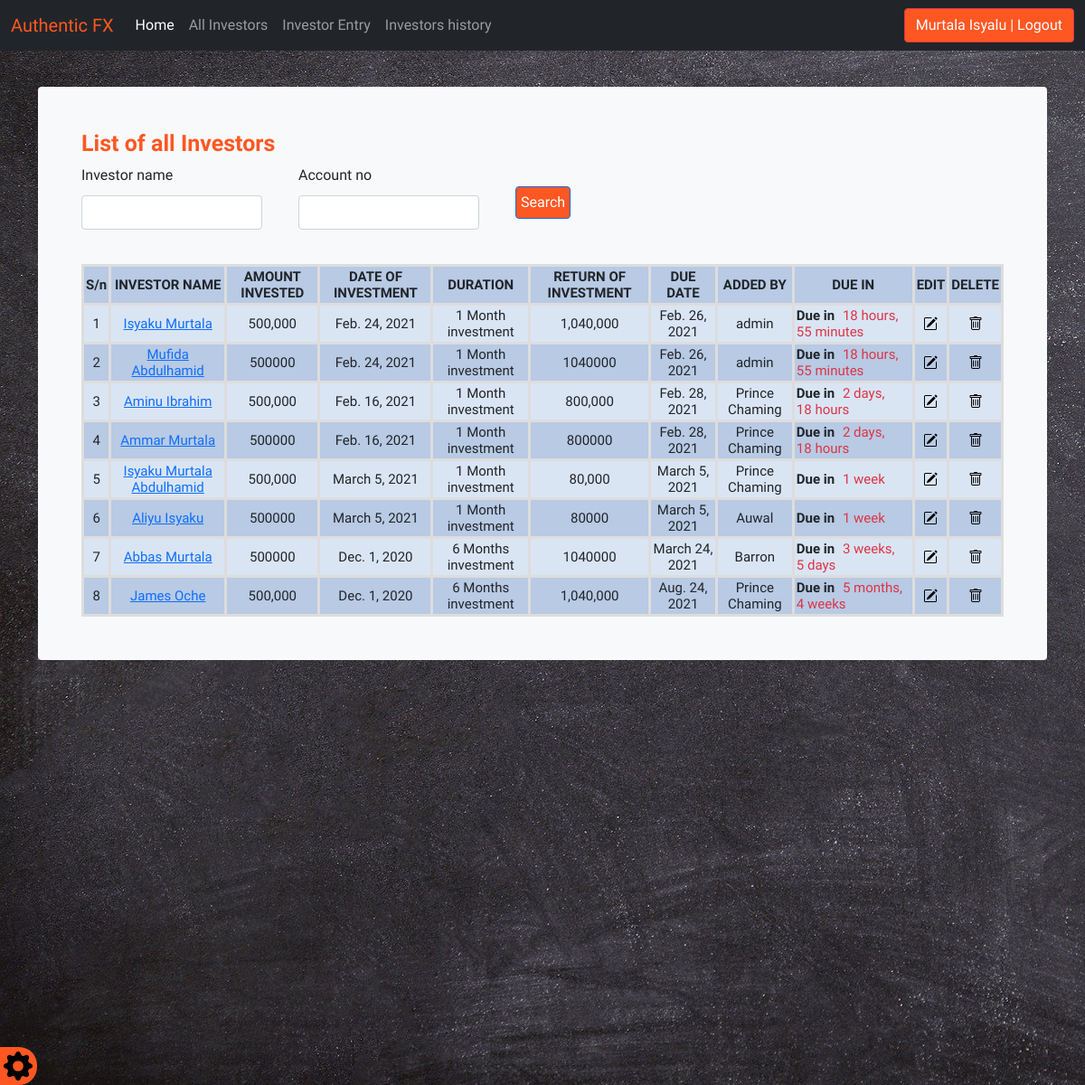
Page /investors_list/ (signed in) on the committed database.
### authentic_fx/models.py (models this page shows, shortened)
class Investor(models.Model):
    objects = None
    investor_name = models.CharField(max_length=30, blank=True)
    account_no = models.CharField(max_length=30, blank=True)
    bank_name = models.CharField(max_length=30, blank=True)
    amount_invested = models.CharField(max_length=30)
    date_of_investment = models.DateField("Date of Investment (mm/dd/yyyy)", auto_now_add=False, auto_now=False,
                                          blank=True, null=True)
    duration = models.ForeignKey(Duration, on_delete=models.CASCADE, blank=True, null=True)
    phone_number = models.CharField(max_length=30, blank=True)
    email_address = models.CharField(max_length=30)
    return_of_investment = models.CharField(max_length=30)
    due_date = models.DateField("Due Date (mm/dd/yyyy)", auto_now_add=False, auto_now=False, blank=True, null=True)
    users_name = models.CharField(max_length=30)
    timestamp = models.DateField(auto_now_add=True, auto_now=False, blank=True)
    complete = models.BooleanField(default=False)
    export_to_CSV = models.BooleanField(default=False)

class Duration(models.Model):
    duration = models.CharField(max_length=30, blank=True)
    def __str__(self):
        return self.duration

### authentic_fx/views.py (the view, shortened to what this page needs)
# urls.py: path('investors_list/', views.investors_list, name='investors_list'),
def investors_list(request):
    title = "List of all Investors"
    queryset = Investor.objects.all().order_by('complete','due_date')
    form = InvestorSearchForm(request.POST or None)
    context = {
        "title": title,
        "queryset": queryset,
        "form": form,
    }
    return render(request, "investors_list.html", context)

### authentic_fx/forms.py
class InvestorSearchForm(forms.ModelForm):
    class Meta:
        model = Investor
        fields = ['investor_name', 'account_no']

### authentic_fx/templates/investors_list.html (shortened to what this page needs)
{% load static %}
{% load crispy_forms_tags %}
<html lang="en">
  <head>
    {% include 'head.html' %}
    <link href="{% static 'css/navbar-top-fixed.css' %}" rel="stylesheet">
  </head>
  <body>
  {% include 'nav.html' %}
<br>
  {% if request.user.is_authenticated %}
<main class="container">
  <div class="bg-light p-5 rounded">
    <h1 class="title" style="font-family: 'Akaya Telivigala', cursive;">{{title}}</h1>
    <div class="flt-search">
      <form method="post" action="">
        {{form|crispy}}
        <br>
        <input class="btn btn-primary search-btn" type="submit" value="Search" />
      </form>
    </div>
    <table>
    <tr style="text-align: center;">
        <th>S/n</th>
        <th>INVESTOR NAME</th>
        <th>AMOUNT INVESTED</th>
        <th>DATE OF INVESTMENT</th>
        <th>DURATION</th>
        <th>RETURN OF INVESTMENT</th>
        <th>DUE DATE</th>
        <th>ADDED BY</th>
        <th>DUE IN</th>
        <th>EDIT</th>
        <th>DELETE</th>
    </tr>
    {% for instance in queryset %}
        <tr>
          {% if instance.complete == True %}
            <td>{{forloop.counter}}</td>
            <td><del><a href="{% url 'investor_detail' id=instance.id %}" data-toggle="tooltip" title="See full details of this investor">{{instance.investor_name}}</a></del></td>
            <!-- <td><del>{{instance.account_no}}</del></td>
            <td><del>{{instance.bank_name}}</del></td> -->
            <td><del>{{instance.amount_invested}}</del></td>
            <td><del>{{instance.date_of_investment}}</del></td>
            <td><del>{{instance.duration}}</del></td>
            <!-- <td><del>{{instance.phone_number}}</del></td>
            <td><del>{{instance.email_address}}</del></td> -->
            <td><del>{{instance.return_of_investment}}</del></td>
            <td><del>{{instance.due_date}}</del></td>
            <td><del>{{instance.users_name}}</del></td>
            <td style="text-align: left"><del><b>Due on </b><span class="timer">{{instance.due_date}}</span></del></td>
            <td><a href="{% url 'investor_edits' id=instance.id %}" data-toggle="tooltip" title="Edit this investor"><img src="{% static 'img/pencil-square.svg' %}"></a></td>
            <td><a href="{% url 'investor_delete' id=instance.id %}" data-toggle="tooltip" title="Delete this investor"><img src="{% static 'img/trash.svg' %}"></a></td>
            {% else %}
            <td>{{forloop.counter}}</td>
            <td><a href="{% url 'investor_detail' id=instance.id %}" data-toggle="tooltip" title="See full details of this investor">{{instance.investor_name}}</a></td>
            <td>{{instance.amount_invested}}</td>
            <td>{{instance.date_of_investment}}</td>
            <td>{{instance.duration}}</td>
            <td>{{instance.return_of_investment}}</td>
            <td>{{instance.due_date}}</td>
            <td>{{instance.users_name}}</td>
            <td style="text-align: left"><b>Due in </b><span class="timer">{{instance.due_date|timeuntil}}</span></td>
            <td><a href="{% url 'investor_edits' id=instance.id %}" data-toggle="tooltip" title="Edit this investor"><img src="{% static 'img/pencil-square.svg' %}"></a></td>
            <td><a href="{% url 'investor_delete' id=instance.id %}" data-toggle="tooltip" title="Delete this investor"><img src="{% static 'img/trash.svg' %}"></a></td>
            {% endif %}
        </tr>
    {% endfor %}
</table>
  </div>
</main>
  {% else %}
  <center><a href="/accounts/login">LOGIN HERE</a></center>
  {% endif %}
  </body>
</html>

### authentic_fx/templates/nav.html (shortened to what this page needs)
<nav class="navbar navbar-expand-md navbar-dark fixed-top bg-dark">
  <div class="container-fluid">
    <a style="color: #fe5722" class="navbar-brand" href="/">Authentic FX</a>
    <div class="collapse navbar-collapse" id="navbarCollapse">
      <ul class="navbar-nav me-auto mb-2 mb-md-0">
        {% if request.user.is_authenticated %}
        <li class="nav-item">
          <a class="nav-link active" aria-current="page" href="/">Home</a>
        </li>
        <li class="nav-item">
          <a class="nav-link" href="/investors_list">All Investors</a>
        </li>
        <li class="nav-item">
          <a class="nav-link" href="/investor_entry" tabindex="-1" aria-disabled="true">Investor Entry</a>
        </li>
        <li class="nav-item">
        <a class="nav-link" href="/investorshistory_list">Investors history</a>
        </li>
        {% endif %}
      </ul>
      {% if request.user.is_authenticated %}
        <li><a href="/accounts/logout"><button style="background: #fe5722" class="btn btn-danger">{{ user.first_name }} {{ user.last_name }} | Logout</button></a></li>
      {% else %}
        <li><a href="/accounts/login"><button style="background: #fe5722" class="btn btn-danger">Login</button></a></li>
      {% endif %}
    </div>
  </div>
</nav>
{% if request.user.is_authenticated %}
      <a href="/settings">
        <div id="settings">
              Settings <img style="width: 32px" src="/static/img/settings.svg">
        </div>
      </a>
{% endif %}

### authentic_fx/static/css/style.css (style rules this page uses)
body { background-image: url(../img/bg.jpg); }
.flt-search { margin-bottom: 50px; justify-content: center; }
.flt-search #div_id_investor_name, .flt-search #div_id_account_no, .fit-search #div_id_due_date { float: left; width: 200px; margin-right: 40px; }
label { margin-bottom: 10px; }
.title { font-family: helvetica; font-weight: bold; font-size: 25px; color: #fe5722; text-align: left; }
table { width: 100%; text-align: center; font-size: 15px; }
table tr:nth-child(odd) { background: #B8CAE4 }
table tr:nth-child(even) { background: #dae5f4 }
#settings { background-color: #fe5722; color: white; text-align: center; display: inline; font-weight: bolder; padding-top: 5px; padding-bottom: 5px; padding-left: 20px; padding-right: 5px; position: fixed; bottom: 0px; left: -80px; z-index: 3000; border-top-right-radius: 20px; border-bottom-right-radius: 20px; }

### authentic_fx/static/css/navbar-top-fixed.css (style rules this page uses)
body { min-height: 75rem; padding-top: 4.5rem; }

### authentic_fx/templates/head.html (style rules this page uses)
body { font-family: 'Akaya Telivigala', cursive; }
form input[type=text], form input[type=password] { width: 100%; }
form input[type=submit] { background: #fe5722; color: #fff; padding: 5px; }

### authentic_fx/templates/investors_list.html (style rules this page uses)
body { font-family: 'Akaya Telivigala', cursive; }
th, td { border: 3px solid #ddd; padding: 2px; }
.timer { color: #dc3545; border-radius: 5px; padding: 5px; }

### rows in the picture
Investor: investor_name "Isyaku Murtala", amount_invested "500,000", date_of_investment "Feb. 24, 2021", duration "1 Month investment", return_of_investment "1,040,000", due_date "Feb. 26, 2021", users_name "admin", due_date "18 hours, 55 minutes", complete False (drawn)
Investor: investor_name "Mufida Abdulhamid", amount_invested "500000", date_of_investment "Feb. 24, 2021", duration "1 Month investment", return_of_investment "1040000", due_date "Feb. 26, 2021", users_name "admin", due_date "18 hours, 55 minutes", complete False (drawn)
Investor: investor_name "Aminu Ibrahim", amount_invested "500,000", date_of_investment "Feb. 16, 2021", duration "1 Month investment", return_of_investment "800,000", due_date "Feb. 28, 2021", users_name "Prince Chaming", due_date "2 days, 18 hours", complete False (drawn)
Investor: investor_name "Ammar Murtala", amount_invested "500000", date_of_investment "Feb. 16, 2021", duration "1 Month investment", return_of_investment "800000", due_date "Feb. 28, 2021", users_name "Prince Chaming", due_date "2 days, 18 hours", complete False (drawn)
Investor: investor_name "Isyaku Murtala Abdulhamid", amount_invested "500,000", date_of_investment "March 5, 2021", duration "1 Month investment", return_of_investment "80,000", due_date "March 5, 2021", users_name "Prince Chaming", due_date "1 week", complete False (drawn)
Investor: investor_name "Aliyu Isyaku", amount_invested "500000", date_of_investment "March 5, 2021", duration "1 Month investment", return_of_investment "80000", due_date "March 5, 2021", users_name "Auwal", due_date "1 week", complete False (drawn)
Investor: investor_name "Abbas Murtala", amount_invested "500000", date_of_investment "Dec. 1, 2020", duration "6 Months investment", return_of_investment "1040000", due_date "March 24, 2021", users_name "Barron", due_date "3 weeks, 5 days", complete False (drawn)
Investor: investor_name "James Oche", amount_invested "500,000", date_of_investment "Dec. 1, 2020", duration "6 Months investment", return_of_investment "1,040,000", due_date "Aug. 24, 2021", users_name "Prince Chaming", due_date "5 months, 4 weeks", complete False (drawn)

### other values in the picture
{{ user.first_name }} "Murtala"
{{ user.last_name }} "Isyalu"
{{ title }} "List of all Investors"
